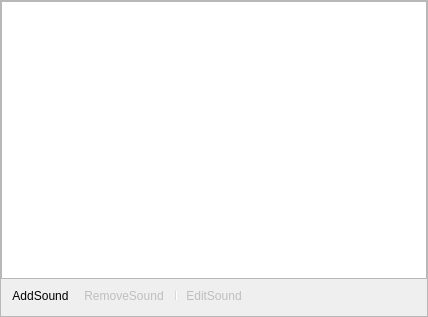
<?xml version="1.0" encoding="UTF-8"?>
<ui version="4.0">
 <class>Soundboard</class>
 <widget class="QWidget" name="Soundboard">
  <property name="geometry">
   <rect>
    <x>0</x>
    <y>0</y>
    <width>428</width>
    <height>317</height>
   </rect>
  </property>
  <property name="acceptDrops">
   <bool>true</bool>
  </property>
  <property name="windowTitle">
   <string>Soundboard</string>
  </property>
  <layout class="QGridLayout" name="gridLayout">
   <property name="leftMargin">
    <number>0</number>
   </property>
   <property name="topMargin">
    <number>0</number>
   </property>
   <property name="rightMargin">
    <number>0</number>
   </property>
   <property name="bottomMargin">
    <number>0</number>
   </property>
   <property name="spacing">
    <number>0</number>
   </property>
   <item row="0" column="0">
    <widget class="QFrame" name="frame">
     <property name="frameShape">
      <enum>QFrame::Shape::StyledPanel</enum>
     </property>
     <property name="frameShadow">
      <enum>QFrame::Shadow::Sunken</enum>
     </property>
     <layout class="QVBoxLayout" name="verticalLayout">
      <property name="spacing">
       <number>2</number>
      </property>
      <property name="leftMargin">
       <number>0</number>
      </property>
      <property name="topMargin">
       <number>0</number>
      </property>
      <property name="rightMargin">
       <number>0</number>
      </property>
      <property name="bottomMargin">
       <number>4</number>
      </property>
      <item>
       <widget class="SceneTree" name="list">
        <property name="contextMenuPolicy">
         <enum>Qt::ContextMenuPolicy::CustomContextMenu</enum>
        </property>
        <property name="horizontalScrollBarPolicy">
         <enum>Qt::ScrollBarPolicy::ScrollBarAlwaysOff</enum>
        </property>
       </widget>
      </item>
      <item>
       <widget class="QToolBar" name="toolbar">
        <property name="styleSheet">
         <string notr="true">QToolBar { background: transparent; }</string>
        </property>
        <property name="movable">
         <bool>false</bool>
        </property>
        <property name="iconSize">
         <size>
          <width>16</width>
          <height>16</height>
         </size>
        </property>
        <property name="floatable">
         <bool>false</bool>
        </property>
        <addaction name="actionAdd"/>
        <addaction name="actionRemove"/>
        <addaction name="separator"/>
        <addaction name="actionEdit"/>
       </widget>
      </item>
      <item>
       <widget class="MediaControls" name="mediaControls" native="true"/>
      </item>
     </layout>
    </widget>
   </item>
  </layout>
  <action name="actionAdd">
   <property name="icon">
    <iconset>
     <normaloff>:/res/images/plus.svg</normaloff>:/res/images/plus.svg</iconset>
   </property>
   <property name="text">
    <string>AddSound</string>
   </property>
   <property name="iconVisibleInMenu">
    <bool>false</bool>
   </property>
   <property name="class" stdset="0">
    <string>icon-plus</string>
   </property>
  </action>
  <action name="actionRemove">
   <property name="enabled">
    <bool>false</bool>
   </property>
   <property name="icon">
    <iconset>
     <normaloff>:/res/images/minus.svg</normaloff>:/res/images/minus.svg</iconset>
   </property>
   <property name="text">
    <string>RemoveSound</string>
   </property>
   <property name="iconVisibleInMenu">
    <bool>false</bool>
   </property>
   <property name="class" stdset="0">
    <string>icon-minus</string>
   </property>
  </action>
  <action name="actionEdit">
   <property name="enabled">
    <bool>false</bool>
   </property>
   <property name="icon">
    <iconset>
     <normaloff>:/settings/images/settings/general.svg</normaloff>:/settings/images/settings/general.svg</iconset>
   </property>
   <property name="text">
    <string>EditSound</string>
   </property>
   <property name="iconVisibleInMenu">
    <bool>false</bool>
   </property>
   <property name="class" stdset="0">
    <string>icon-gear</string>
   </property>
  </action>
  <action name="actionDuplicate">
   <property name="text">
    <string>Duplicate</string>
   </property>
  </action>
 </widget>
 <customwidgets>
  <customwidget>
   <class>SceneTree</class>
   <extends>QListWidget</extends>
   <header>scene-tree.hpp</header>
  </customwidget>
  <customwidget>
   <class>MediaControls</class>
   <extends>QWidget</extends>
   <header>media-controls.hpp</header>
   <container>1</container>
  </customwidget>
 </customwidgets>
 <resources>
  <include location="obs.qrc"/>
 </resources>
 <connections/>
</ui>
